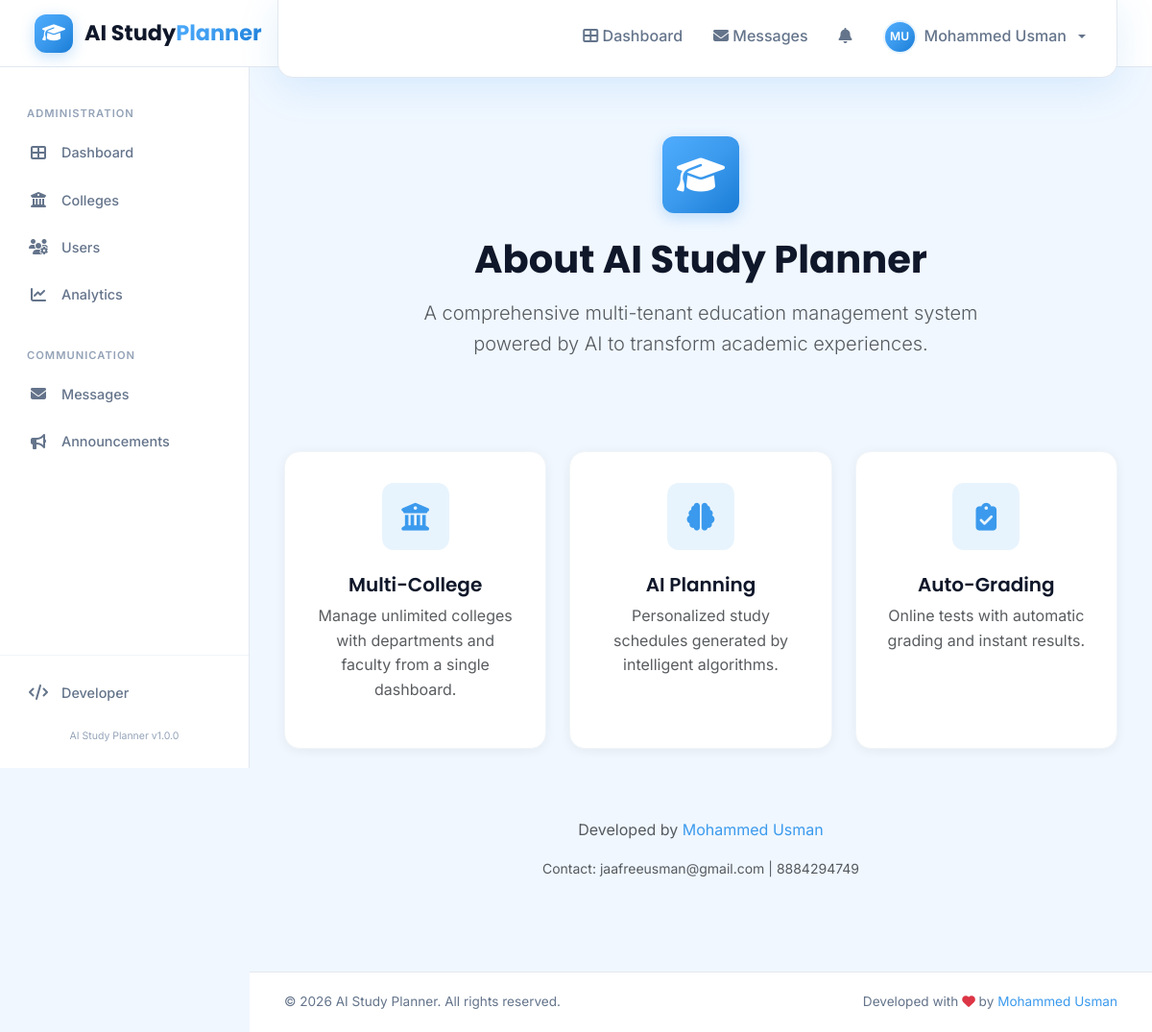
The app's page /about (signed in) with its own data.
### models.py (models this page shows, shortened)
class User(UserMixin, db.Model):
    __tablename__ = 'user'
    id = db.Column(db.Integer, primary_key=True)
    uuid = db.Column(db.String(36), unique=True, default=generate_uuid)
    username = db.Column(db.String(80), unique=True, nullable=False, index=True)
    email = db.Column(db.String(120), unique=True, nullable=False, index=True)
    password_hash = db.Column(db.String(256), nullable=False)
    first_name = db.Column(db.String(50), nullable=False)
    last_name = db.Column(db.String(50), nullable=False)
    phone = db.Column(db.String(20), nullable=True)
    role = db.Column(db.String(20), nullable=False, default='student')  # super_admin, teacher, student
    avatar = db.Column(db.String(200), nullable=True)
    is_active = db.Column(db.Boolean, default=True)
    is_verified = db.Column(db.Boolean, default=False)
    created_at = db.Column(db.DateTime, default=datetime.utcnow)
    updated_at = db.Column(db.DateTime, default=datetime.utcnow, onupdate=datetime.utcnow)
    last_login = db.Column(db.DateTime, nullable=True)
    teacher_profile = db.relationship('TeacherProfile', backref='user', uselist=False, cascade='all, delete-orphan')
    student_profile = db.relationship('StudentProfile', backref='user', uselist=False, cascade='all, delete-orphan')
    notifications = db.relationship('Notification', backref='user', lazy='dynamic', cascade='all, delete-orphan')
    sent_messages = db.relationship('Message', foreign_keys='Message.sender_id', backref='sender', lazy='dynamic', cascade='all, delete-orphan')
    study_plans = db.relationship('StudyPlan', backref='user', lazy='dynamic', cascade='all, delete-orphan')
    def full_name(self):
        return f"{self.first_name} {self.last_name}"
    def is_super_admin(self):
        return self.role == 'super_admin'
    def is_teacher(self):
        return self.role == 'teacher'
    def is_student(self):
        return self.role == 'student'

### app.py (the view)
@app.route('/about')
def about():
    return render_template('about.html')

### app.py (called while the page is built)
@login_manager.user_loader
def load_user(user_id):
    return User.query.get(int(user_id))

### utils.py (called while the page is built)
def get_unread_notifications_count(user_id):
    from models import Notification
    return Notification.query.filter_by(user_id=user_id, is_read=False).count()

def get_unread_messages_count(user_id):
    from models import Message
    return Message.query.filter_by(receiver_id=user_id, is_read=False).count()

### templates/about.html (shortened to what this page needs)
{% extends 'base.html' %}
{% block content %}
<div class="container">
    <div class="text-center py-5">
        <div class="brand-icon mx-auto mb-4" style="width: 80px; height: 80px; font-size: 2.5rem;"><i class="fas fa-graduation-cap"></i></div>
        <h1 class="fw-bold mb-3">About {{ app_name }}</h1>
        <p class="text-muted lead mb-5" style="max-width: 600px; margin: 0 auto;">A comprehensive multi-tenant education management system powered by AI to transform academic experiences.</p>
    </div>
    <div class="row g-4 mb-5">
        <div class="col-md-4"><div class="feature-card h-100"><div class="feature-icon"><i class="fas fa-university"></i></div><h5>Multi-College</h5><p class="text-muted">Manage unlimited colleges with departments and faculty from a single dashboard.</p></div></div>
        <div class="col-md-4"><div class="feature-card h-100"><div class="feature-icon"><i class="fas fa-brain"></i></div><h5>AI Planning</h5><p class="text-muted">Personalized study schedules generated by intelligent algorithms.</p></div></div>
        <div class="col-md-4"><div class="feature-card h-100"><div class="feature-icon"><i class="fas fa-clipboard-check"></i></div><h5>Auto-Grading</h5><p class="text-muted">Online tests with automatic grading and instant results.</p></div></div>
    </div>
    <div class="text-center py-4">
        <p class="text-muted">Developed by <a href="{{ developer_github }}" target="_blank">{{ developer_name }}</a></p>
        <p class="text-muted small">Contact: {{ developer_email }} | {{ developer_phone }}</p>
    </div>
</div>
{% endblock %}

### templates/base.html (shortened to what this page needs)
<!DOCTYPE html>
<html lang="en">
<head>
    <link href="https://cdn.jsdelivr.net/npm/bootstrap@5.3.2/dist/css/bootstrap.min.css" rel="stylesheet">
    <link rel="stylesheet" href="https://cdnjs.cloudflare.com/ajax/libs/font-awesome/6.5.1/css/all.min.css">
    <link rel="stylesheet" href="{{ url_for('static', filename='css/style.css') }}">
</head>
<body>
    <nav class="navbar navbar-expand-lg navbar-light fixed-top">
        <div class="container-fluid">
            <a class="navbar-brand" href="{{ url_for('index') }}">
                <div class="brand-icon">
                    <i class="fas fa-graduation-cap"></i>
                </div>
                <span class="brand-text">AI Study<span class="brand-highlight">Planner</span></span>
            </a>
            <div class="collapse navbar-collapse" id="mainNav">
                <ul class="navbar-nav ms-auto align-items-center">
                    {% if current_user.is_authenticated %}
                        <li class="nav-item">
                            <a class="nav-link" href="{{ url_for('dashboard') }}">
                                <i class="fas fa-th-large"></i> Dashboard
                            </a>
                        </li>
                        <li class="nav-item">
                            <a class="nav-link" href="{{ url_for('messages') }}">
                                <i class="fas fa-envelope"></i> Messages
                            </a>
                        </li>
                        <li class="nav-item">
                            <a class="nav-link" href="{{ url_for('notifications') }}">
                                <i class="fas fa-bell"></i>
                            </a>
                        </li>
                        <li class="nav-item dropdown">
                            <a class="nav-link dropdown-toggle user-dropdown" href="#" data-bs-toggle="dropdown">
                                {% if current_user.avatar %}
                                    <img src="{{ current_user.avatar }}" class="user-avatar-sm" alt="">
                                {% else %}
                                    <div class="user-avatar-sm default-avatar">
                                        {{ current_user.first_name[0] }}{{ current_user.last_name[0] }}
                                    </div>
                                {% endif %}
                                <span class="d-none d-lg-inline">{{ user_full_name }}</span>
                            </a>
                        </li>
                    {% endif %}
                </ul>
            </div>
        </div>
    </nav>
    {% if current_user.is_authenticated %}
    <div class="sidebar" id="sidebar">
        <div class="sidebar-header">
        </div>
        <div class="sidebar-menu">
            {% if current_user.is_super_admin() %}
            <div class="menu-section">
                <span class="menu-label">Administration</span>
                <a class="menu-item {% if request.endpoint == 'dashboard' %}active{% endif %}" href="{{ url_for('dashboard') }}">
                    <i class="fas fa-th-large"></i> <span>Dashboard</span>
                </a>
                <a class="menu-item {% if request.endpoint in ['admin_colleges', 'create_college', 'edit_college', 'view_college'] %}active{% endif %}" href="{{ url_for('admin_colleges') }}">
                    <i class="fas fa-university"></i> <span>Colleges</span>
                </a>
                <a class="menu-item {% if request.endpoint == 'admin_users' %}active{% endif %}" href="{{ url_for('admin_users') }}">
                    <i class="fas fa-users-cog"></i> <span>Users</span>
                </a>
                <a class="menu-item {% if request.endpoint == 'admin_analytics' %}active{% endif %}" href="{{ url_for('admin_analytics') }}">
                    <i class="fas fa-chart-line"></i> <span>Analytics</span>
                </a>
            </div>
            {% endif %}
            <div class="menu-section">
                <span class="menu-label">Communication</span>
                <a class="menu-item {% if request.endpoint in ['messages', 'compose_message', 'view_message', 'sent_messages'] %}active{% endif %}" href="{{ url_for('messages') }}">
                    <i class="fas fa-envelope"></i> <span>Messages</span>
                </a>
                <a class="menu-item {% if request.endpoint == 'announcements' %}active{% endif %}" href="{{ url_for('announcements') }}">
                    <i class="fas fa-bullhorn"></i> <span>Announcements</span>
                </a>
            </div>
        </div>
        <div class="sidebar-footer">
            <a class="menu-item" href="{{ url_for('developer') }}">
                <i class="fas fa-code"></i> <span>Developer</span>
            </a>
            <div class="version-info">
                <small>{{ app_name }} v{{ app_version }}</small>
            </div>
        </div>
    </div>
    {% endif %}
    <div class="main-content page-transition {% if current_user.is_authenticated %}has-sidebar{% endif %}">
        {% block content %}{% endblock %}
    </div>
    <footer class="app-footer">
        <div class="container-fluid">
            <div class="row">
                <div class="col-md-6">
                    <p class="mb-0">&copy; {{ current_year }} {{ app_name }}. All rights reserved.</p>
                </div>
                <div class="col-md-6 text-md-end">
                    <p class="mb-0">Developed with <i class="fas fa-heart text-danger"></i> by <a href="{{ developer_github }}" target="_blank">{{ developer_name }}</a></p>
                </div>
            </div>
        </div>
    </footer>
</body>
</html>

### records on screen
User: first_name "M", last_name "U", email "jaafreeusman@gmail.com"

### other values on screen
{{ user_full_name }} "Mohammed Usman"
{{ app_name }} "AI Study Planner"
{{ app_version }} "1.0.0"
{{ developer_name }} "Mohammed Usman"
{{ developer_phone }} "8884294749"
